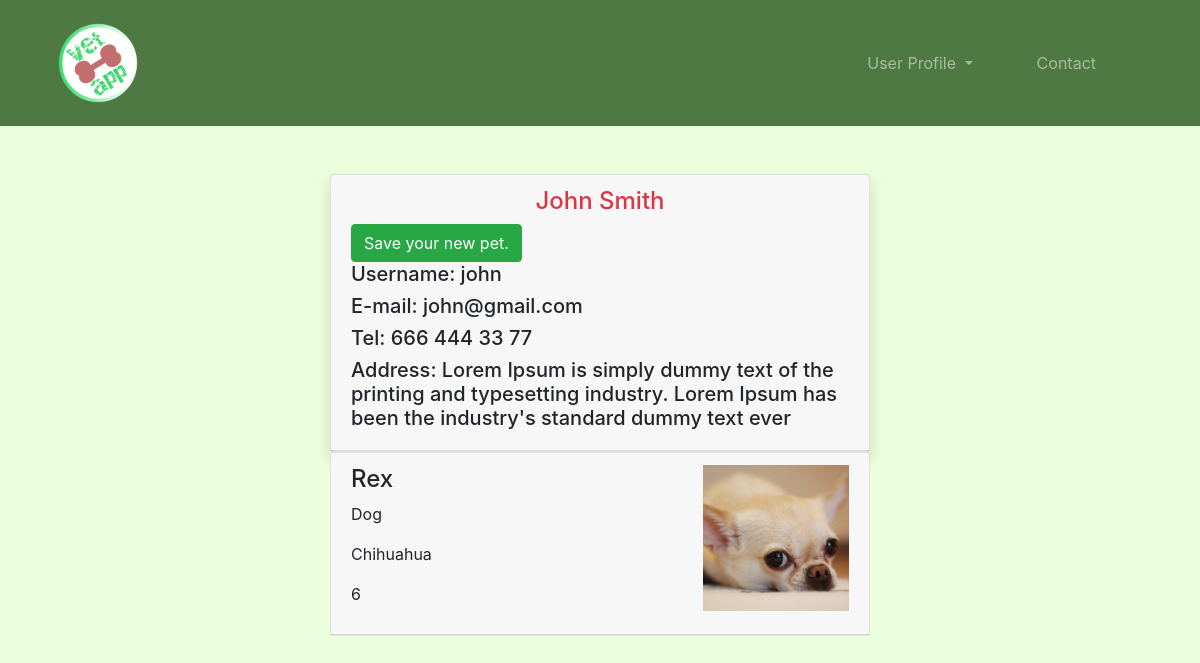
Before: /user/petowner/john (signed in) with the older database file.
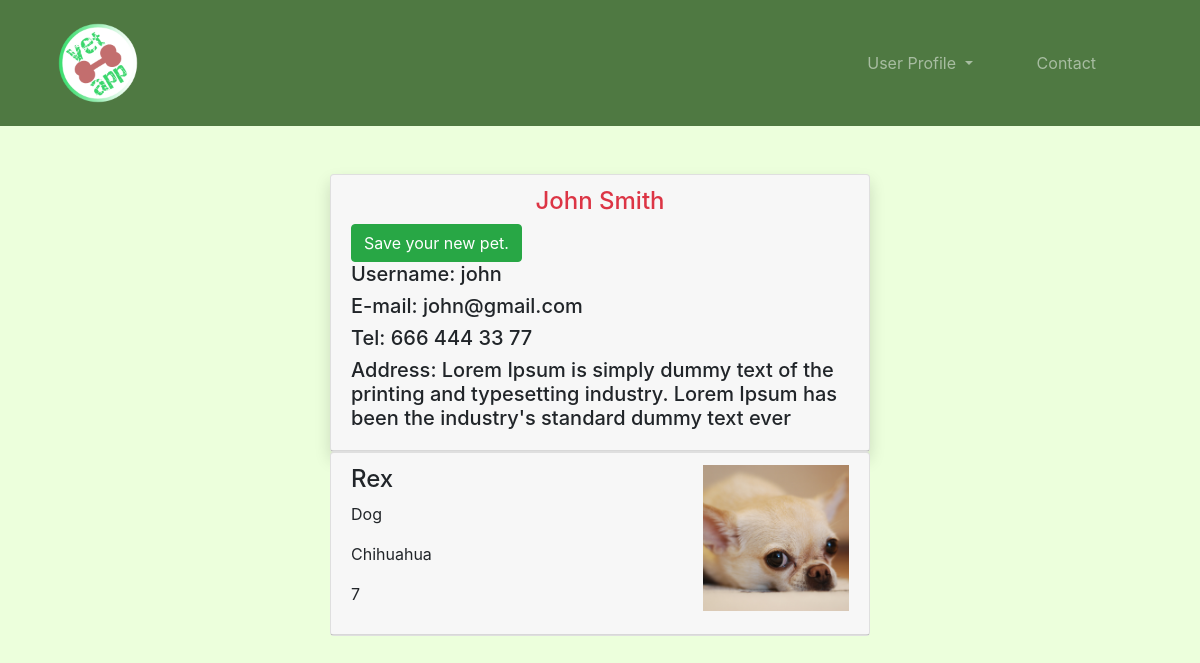
After: the same page with the newer database file.
### pet/models.py (models this page shows)
class Pet(models.Model):
    petowner = models.ForeignKey("auth.user", on_delete=models.CASCADE)
    image = models.FileField(null=True, blank=True, verbose_name="Image")
    type = models.CharField(max_length=20, verbose_name="Type")
    genius = models.CharField(max_length=20, verbose_name="Genius")
    name = models.CharField(max_length=20, verbose_name="Name")
    age = models.CharField(max_length=4, verbose_name="Age")
    explanation = models.TextField(verbose_name="Explanation")
    created_date = models.DateField(auto_now_add=True, verbose_name="Created Date")

### user/views.py (the view)
# urls.py: path('petowner/<username>', views.petowner, name="petowner"), #special page for user /petowner/username/blablaba..
@login_required(login_url="user:login")
def petowner(request, username):
    user = get_object_or_404(User, username=username)
    pets = Pet.objects.filter(petowner=request.user)
    petowner = get_object_or_404(Petowner, user=user)
    if request.user.username == petowner.user.username:
        return render(request, "petowner.html", {"user":user, "pets":pets, "petowner":petowner})
    elif request.user.username != petowner.user.username:
        return HttpResponseForbidden()

### templates/petowner.html (shortened to what this page needs)
{% extends "base.html" %}
{% block body %}
    <header class="container mt-5">
        <div class="row">
            <div class="col-md-8 col-lg-6 m-auto">
                <div class="card shadow">
                    <div class="card-header">
                        <h4 class="text-center text-danger">{{user.first_name}} {{user.last_name}}</h4>
                        <a class="btn btn-success" href="{% url 'pet:addpet' %}">Save your new pet.</a>
                        <h5>Username: {{user.username}}</h5>
                        <h5>E-mail: {{user.email}}</h5>
                        <h5>Tel: {{user.petowner.tel}}</h5>
                        <h5>Address: {{user.petowner.address}}</h5>
                    </div>
                </div>
            </div>
        </div>
        <div class="row">
            <div class="col-md-8 col-lg-6 m-auto">
                {% for pet in pets %}
                    <div class="card">
                        <div class="card-header">
                            <div class="row">
                                <div class="col-8">
                                    <h4>{{pet.name}}</h4>
                                    <p>{{pet.type}}</p>
                                    <p>{{pet.genius}}</p>
                                    <p>{{pet.age}}</p>
                                </div>
                                <div class="col-4">
                                    <img src="{{pet.image.url}}" class="img-fluid">
                                </div>
                            </div>
                        </div>
                    </div>
                {% endfor %}
            </div>
        </div>
    </header>
{% endblock %}

Changed rows visible on the page:
changed Pet "Rex": age "6" → "7"
